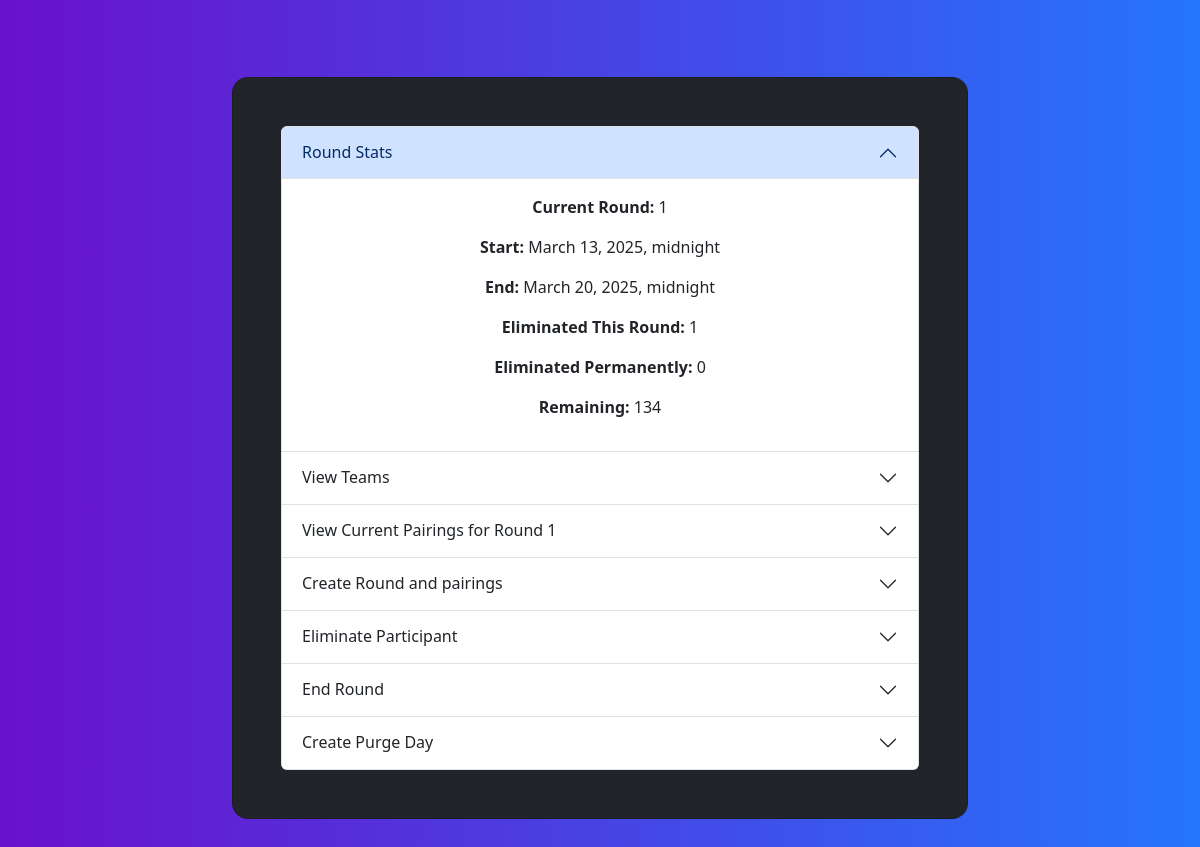
Screenshot of /admin-control (signed in) with the database file from the repository.
### assignments/models.py (models this page shows, shortened)
class Round(models.Model):
    index = models.IntegerField(default=0)
    start_date = models.DateTimeField("Date Round Starts")
    end_date = models.DateTimeField("Date Round Ends")
    completed = models.BooleanField(default=False)

### assignments/views.py (the view)
# urls.py: path("admin-control", views.adminControl, name="admin-control"),
@login_required(login_url="/accounts/login/")
def adminControl(request):
	try:
		current_round = getCurRound()
		if current_round is None:
			current_round = Round.objects.first()
		current_round_index = current_round.index
		round_elims = Participant.objects.filter(round_eliminated=True, eliminated_permanently=False)
		perm_elims = Participant.objects.filter(eliminated_permanently=True)
		remaining = Participant.objects.filter(round_eliminated=False, eliminated_permanently=False)
	except Exception as e:
		print(e)
		current_round = None
		current_round_index = -1
		round_elims = []
		perm_elims = []
		remaining = []
	round_targets = Target.objects.filter(round=current_round)
	round_target_list = list()
	for target in round_targets:
		round_target_list.append(model_to_dict(target))
	all_teams = Team.objects.all()
	team_list = list()
	for team in all_teams:
		team_list.append(model_to_dict(team))
	participants = Participant.objects.all()
	participant_list = list()
	for participant in participants:
		participant_list.append(model_to_dict(participant))
	template = loader.get_template("assignments/adminControl.html")
	context = {
		'current_round': current_round,
		'current_round_index': current_round_index,
		'eliminated_this_round': len(round_elims),
		'eliminated_permanently': len(perm_elims),
		'remaining': len(remaining),
		'round_targets': round_targets,
		'round_targets_ser': round_target_list,
		'teams': all_teams,
		'team_list': team_list,
		'participants': participant_list
	}
	return HttpResponse(template.render(context, request))

### assignments/models.py (called while the page is built)
    def get_round_elimed(self):
        filtered_p = list()
        for p in self.participants.all():
            if p.round_eliminated is True and p.eliminated_permanently is False:
                filtered_p.append(p)
        return filtered_p

    def get_round_elimed_count(self):
        return len(self.get_round_elimed())

    def get_perm_elimed(self):
        filtered_p = list()
        for p in self.participants.all():
            if p.eliminated_permanently is True:
                filtered_p.append(p)
        return filtered_p

    def get_perm_elimed_count(self):
        return len(self.get_perm_elimed())

    def get_remaining(self):
        filtered_p = list()
        for p in self.participants.all():
            if p.round_eliminated is False and p.eliminated_permanently is False:
                filtered_p.append(p)
        return filtered_p

    def get_remaining_count(self):
        return len(self.get_remaining())

    def get_participants(self):
        return self.participants.all()

    def get_participants_first_name(self):
        filtered_p = list()
        for p in self.participants.all():
            if p.round_eliminated is False and p.eliminated_permanently is False:
                filtered_p.append(p.name.split(" ")[0])
        return ", ".join(filtered_p)

    def get_color(self):
        if self.eliminated_permanently:
            return "#DC4C64"
        if self.round_eliminated:
            return "#E4A11B"
        return "#14A44D"

    def __str__(self):
        return f"Round {self.round.index} target of {self.target_team.name} by {self.prosecuting_team.name}"

### assignments/views.py (called while the page is built)
def getCurRound() -> Round:
	rounds = Round.objects.all()
	for round in rounds:
		if round.start_date <= timezone.now() and round.end_date > timezone.now():
			return round
	return None

### assignments/templates/assignments/adminControl.html (shortened to what this page needs)
<!DOCTYPE html>
<html>
    <head>
        {% load bootstrap5 %}
        {% bootstrap_css %}
        {% load math_filters %}
        {% load target_filters %}
        {% load static %}
    </head>
    <body style="background: black;">
        <section class="gradient-custom">
        <div class="container py-5">
        <div class="row d-flex justify-content-center align-items-center" style="min-height: 100vh">
        <div class="col-20 col-md-16 col-lg-10 col-xl-8">
        <div class="card bg-dark" style="border-radius: 1rem; height: 90%">
        <div class="card-body p-5 text-center">
            <div class="accordion" id="accordionParent">
                <div class="accordion-item">
                    <h2 class="accordion-header">
                        <button class="accordion-button" type="button" data-bs-toggle="collapse" data-bs-target="#collapseOne" aria-expanded="true" aria-controls="collapseOne">
                            Round Stats
                        </button>
                    </h2>
                    <div id="collapseOne" class="accordion-collapse collapse show" data-bs-parent="#accordionParent">
                        <div class="accordion-body">
                            <p style="margin-bottom: 1rem"><strong>Current Round:</strong>              {{current_round_index}} </p>
                            <p style="margin-bottom: 1rem"><strong>Start:</strong>                      {{current_round.start_date}} </p>
                            <p style="margin-bottom: 1rem"><strong>End:</strong>                        {{current_round.end_date}} </p>
                            <p style="margin-bottom: 1rem"><strong>Eliminated This Round:</strong>      {{eliminated_this_round}} </p>
                            <p style="margin-bottom: 1rem"><strong>Eliminated Permanently:</strong>     {{eliminated_permanently}} </p>
                            <p style="margin-bottom: 1rem"><strong>Remaining:</strong>                  {{remaining}} </p>
                        </div>
                    </div>
                </div>
                 <div class="accordion-item">
                    <h2 class="accordion-header">
                        <button class="accordion-button collapsed" type="button" data-bs-toggle="collapse" data-bs-target="#collapseSix" aria-expanded="false" aria-controls="collapseSix">
                            View Teams
                        </button>
                    </h2>
                </div>
                <div class="accordion-item">
                    <h2 class="accordion-header">
                        <button class="accordion-button collapsed" type="button" data-bs-toggle="collapse" data-bs-target="#collapseThree" aria-expanded="false" aria-controls="collapseTwo">
                            View Current Pairings for Round {{current_round_index}}
                        </button>
                    </h2>
                </div>
                <div class="accordion-item">
                    <h2 class="accordion-header">
                        <button class="accordion-button collapsed" type="button" data-bs-toggle="collapse" data-bs-target="#collapseTwo" aria-expanded="false" aria-controls="collapseTwo">
                            Create Round and pairings
                        </button>
                    </h2>
                </div>
                <div class="accordion-item">
                    <h2 class="accordion-header">
                        <button
                            class="accordion-button collapsed"
                            type="button"
                            data-bs-toggle="collapse"
                            data-bs-target="#collapseFour"
                            aria-controls="collapseFour"
                            aria-expanded="false"
                        >
                            Eliminate Participant
                        </button>
                    </h2>
                </div>
                <div class="accordion-item">
                    <h2 class="accordion-header">
                        <button
                            class="accordion-button collapsed"
                            type="button"
                            data-bs-toggle="collapse"
                            data-bs-target="#collapseFive"
                            aria-controls="collapseFive"
                            aria-expanded="false"
                        >
                            End Round
                        </button>
                    </h2>
                </div>
                <div class="accordion-item">
                    <h2 class="accordion-header">
                        <button
                            class="accordion-button collapsed"
                            type="button"
                            data-bs-toggle="collapse"
                            data-bs-target="#collapseSeven"
                            aria-controls="collapseSeven"
                            aria-expanded="false"
                        >
                            Create Purge Day
                        </button>
                    </h2>
                </div>
            </div>
        </div>
        </div>
        </div>
        </section>
    </body>
</html>

### assignments/templates/assignments/adminControl.html (style rules this page uses)
.gradient-custom { background: #6a11cb; background: -webkit-linear-gradient(to right, rgba(106, 17, 203, 1), rgba(37, 117, 252, 1)); background: linear-gradient(to right, rgba(106, 17, 203, 1), rgba(37, 117, 252, 1)) }

### rows the page displays
Round: start_date "March 13, 2025, midnight", end_date "March 20, 2025, midnight"

### other values shown
{{ current_round_index }} "1"
{{ eliminated_this_round }} "1"
{{ eliminated_permanently }} "0"
{{ remaining }} "134"
